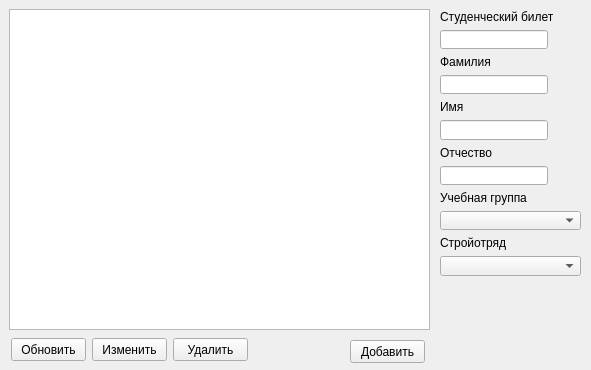
<?xml version="1.0" encoding="UTF-8"?>
<ui version="4.0">
 <class>tableStudents</class>
 <widget class="QWidget" name="tableStudents">
  <property name="geometry">
   <rect>
    <x>0</x>
    <y>0</y>
    <width>591</width>
    <height>370</height>
   </rect>
  </property>
  <property name="windowTitle">
   <string>Form</string>
  </property>
  <widget class="QTableView" name="tableView">
   <property name="geometry">
    <rect>
     <x>9</x>
     <y>9</y>
     <width>421</width>
     <height>321</height>
    </rect>
   </property>
  </widget>
  <widget class="QPushButton" name="update">
   <property name="geometry">
    <rect>
     <x>11</x>
     <y>338</y>
     <width>75</width>
     <height>23</height>
    </rect>
   </property>
   <property name="text">
    <string>Обновить</string>
   </property>
  </widget>
  <widget class="QPushButton" name="Delete">
   <property name="geometry">
    <rect>
     <x>173</x>
     <y>338</y>
     <width>75</width>
     <height>23</height>
    </rect>
   </property>
   <property name="text">
    <string>Удалить</string>
   </property>
  </widget>
  <widget class="QPushButton" name="Change">
   <property name="geometry">
    <rect>
     <x>92</x>
     <y>338</y>
     <width>75</width>
     <height>23</height>
    </rect>
   </property>
   <property name="text">
    <string>Изменить</string>
   </property>
  </widget>
  <widget class="QPushButton" name="Add">
   <property name="geometry">
    <rect>
     <x>350</x>
     <y>340</y>
     <width>75</width>
     <height>23</height>
    </rect>
   </property>
   <property name="text">
    <string>Добавить</string>
   </property>
  </widget>
  <widget class="QWidget" name="">
   <property name="geometry">
    <rect>
     <x>440</x>
     <y>10</y>
     <width>141</width>
     <height>266</height>
    </rect>
   </property>
   <layout class="QFormLayout" name="formLayout">
    <item row="0" column="0">
     <widget class="QLabel" name="label_2">
      <property name="text">
       <string>Студенческий билет</string>
      </property>
     </widget>
    </item>
    <item row="1" column="0">
     <widget class="QLineEdit" name="lineEdit"/>
    </item>
    <item row="2" column="0">
     <widget class="QLabel" name="label_5">
      <property name="text">
       <string>Фамилия</string>
      </property>
     </widget>
    </item>
    <item row="3" column="0">
     <widget class="QLineEdit" name="lineEdit_2"/>
    </item>
    <item row="4" column="0">
     <widget class="QLabel" name="label_6">
      <property name="text">
       <string>Имя</string>
      </property>
     </widget>
    </item>
    <item row="5" column="0">
     <widget class="QLineEdit" name="lineEdit_3"/>
    </item>
    <item row="6" column="0">
     <widget class="QLabel" name="label_3">
      <property name="text">
       <string>Отчество</string>
      </property>
     </widget>
    </item>
    <item row="7" column="0">
     <widget class="QLineEdit" name="lineEdit_4"/>
    </item>
    <item row="8" column="0">
     <widget class="QLabel" name="label_4">
      <property name="text">
       <string>Учебная группа</string>
      </property>
     </widget>
    </item>
    <item row="10" column="0">
     <widget class="QLabel" name="label">
      <property name="text">
       <string>Стройотряд</string>
      </property>
     </widget>
    </item>
    <item row="9" column="0" colspan="2">
     <widget class="QComboBox" name="comboGroup"/>
    </item>
    <item row="11" column="0" colspan="2">
     <widget class="QComboBox" name="comboStrOtr"/>
    </item>
   </layout>
  </widget>
 </widget>
 <resources/>
 <connections/>
</ui>
